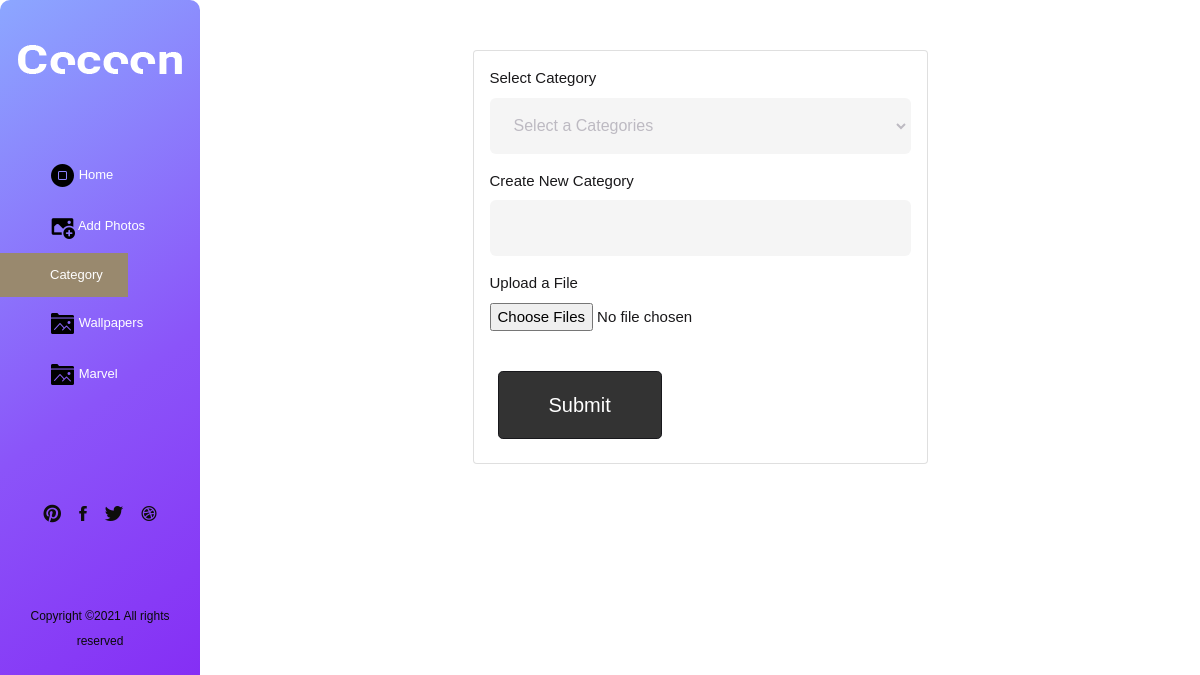
The app's page /add, older data.
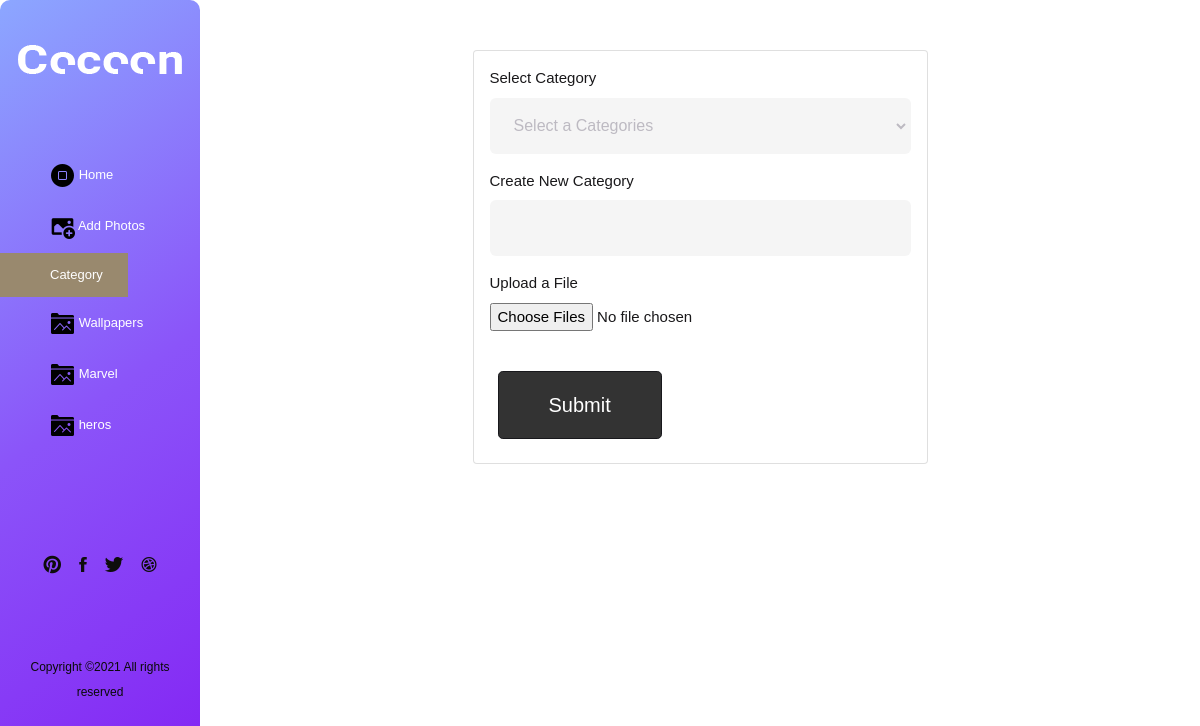
The same page, newer data.
### Home/models.py (models this page shows, shortened)
class Basemodel(models.Model):
    id = models.UUIDField(primary_key=True, default=uuid.uuid4, editable=False)
    created_at = models.DateTimeField(auto_now_add=True)
    updated_at = models.DateTimeField(auto_now=True)
    class Meta:
        abstract = True

class Category(Basemodel):
    name = models.CharField(max_length=100, null=False,blank=False)

### Home/views.py (the view, shortened to what this page needs)
# urls.py: path('add', addphotos, name='addphotos'),
def addphotos(request):
    try:
        categories = Category.objects.all()
    except Exception as e:
        print(e)
    return render(request, 'home/addphotos.html',{'cata': categories})

### templates/home/addphotos.html (shortened to what the changed rows need)
<!DOCTYPE html>
<html lang="en">
    {% load static %}
<head>
    <link  type="text/css" rel="stylesheet" href="{% static 'css/lib/bootstrap.min.css' %}">
    <link href="{% static 'assets/css/font-awesome.min.css' %}" rel="stylesheet">
    <link href="{% static 'assets/css/et-line.css' %}" rel="stylesheet">
    <link href="{% static 'assets/css/ionicons.min.css' %}" rel="stylesheet">
    <link href="{% static 'assets/css/slick.css' %}" rel="stylesheet">
    <link rel="stylesheet" href="{% static 'assets/css/animate.min.css' %}">
    <link href="{% static 'assets/css/main.css' %}" rel="stylesheet">
</head>
<body>
<div class="body-container container-fluid">
    <div class="row justify-content-center">
        <div class="col-lg-2 col-md-3 col-12 menu_block">
            <div class="side_menu_section">
                <ul class="menu_nav">
                    {% for category in cata %}
                    <li>
                        <a href="{% url 'home'%}?category={{category.name}}"><img src="{% static 'folder25.png' %}" alt="cocoon">
                            {{category.name}}
                        </a>
                    </li>
                    {% endfor %}
                </ul>
            </div>
        </div>
    </div>
</div>
</body>
</html>

Row changes from the older to the newer data that the page shows:
added Category: name "heros"
